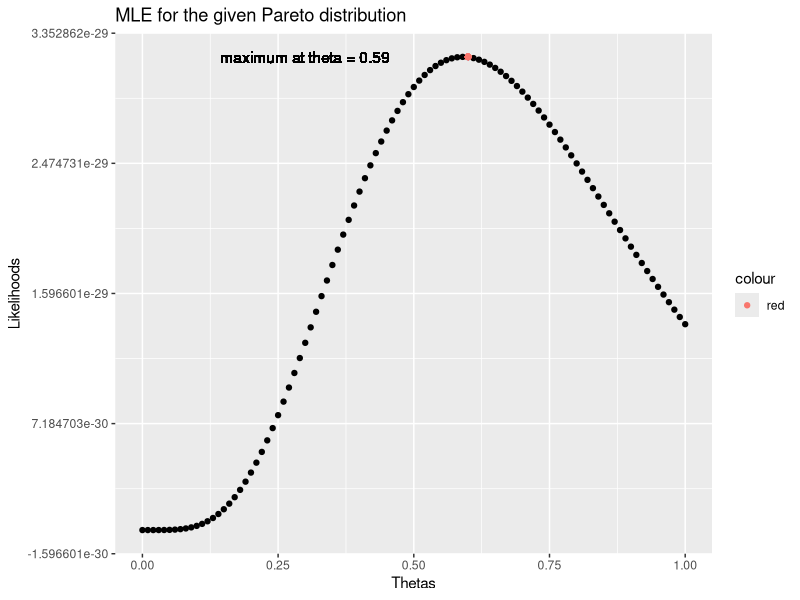

Write R code to recreate this figure.
## ---- chunk 1
library(tidyverse);

y_1 <- 110501;
y_2 <- 45662;
y_3 <- 89680;
y_4 <- 1658909;
y_5 <- 20218;

k <- 20000;

y_vec <- c(y_1, y_2, y_3, y_4, y_5);

y_prod <- exp(sum(log(y_vec)));

k_fifth <- k**5

likelihood_func <- function(t)
  {(  (t**5) * (k_fifth**t)  )  /  (y_prod)**(t + 1)}

likelihoods <- numeric();
thetas_all <- numeric();


for (t in 0:100){
  theta <- t/100
  likelihood <- likelihood_func(theta);
  thetas_all <- c(thetas_all, theta);
  likelihoods <- c(likelihoods, likelihood);
}

plot_values <- data.frame(likelihoods, thetas_all);

ggplot(data = plot_values, aes(x = thetas_all, y = likelihoods)) +
  geom_point()+
  labs(title = "MLE for the given Pareto distribution",
       x = "Thetas", y = "Likelihoods") +
  geom_point(aes(which.max(likelihood_func(thetas_all))/100, 
                 max(likelihood_func(thetas_all)), color = "red")) + 
  geom_text(aes(which.max(likelihood_func(thetas_all))/100 - 0.3, 
                 max(likelihood_func(thetas_all)), label = "maximum at theta = 0.59"))

